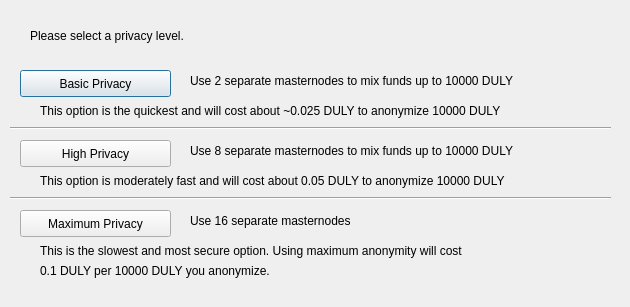
<?xml version="1.0" encoding="UTF-8"?>
<ui version="4.0">
 <class>ObfuscationConfig</class>
 <widget class="QDialog" name="ObfuscationConfig">
  <property name="geometry">
   <rect>
    <x>0</x>
    <y>0</y>
    <width>630</width>
    <height>307</height>
   </rect>
  </property>
  <property name="windowTitle">
   <string>Configure Obfuscation</string>
  </property>
  <widget class="QPushButton" name="buttonBasic">
   <property name="geometry">
    <rect>
     <x>20</x>
     <y>70</y>
     <width>151</width>
     <height>27</height>
    </rect>
   </property>
   <property name="text">
    <string>Basic Privacy</string>
   </property>
  </widget>
  <widget class="QPushButton" name="buttonHigh">
   <property name="geometry">
    <rect>
     <x>20</x>
     <y>140</y>
     <width>151</width>
     <height>27</height>
    </rect>
   </property>
   <property name="text">
    <string>High Privacy</string>
   </property>
  </widget>
  <widget class="QPushButton" name="buttonMax">
   <property name="geometry">
    <rect>
     <x>20</x>
     <y>210</y>
     <width>151</width>
     <height>27</height>
    </rect>
   </property>
   <property name="text">
    <string>Maximum Privacy</string>
   </property>
  </widget>
  <widget class="QLabel" name="label">
   <property name="geometry">
    <rect>
     <x>30</x>
     <y>20</y>
     <width>571</width>
     <height>31</height>
    </rect>
   </property>
   <property name="text">
    <string>Please select a privacy level.</string>
   </property>
  </widget>
  <widget class="QLabel" name="label_2">
   <property name="geometry">
    <rect>
     <x>190</x>
     <y>70</y>
     <width>421</width>
     <height>21</height>
    </rect>
   </property>
   <property name="text">
    <string>Use 2 separate masternodes to mix funds up to 10000 DULY</string>
   </property>
  </widget>
  <widget class="QLabel" name="label_3">
   <property name="geometry">
    <rect>
     <x>190</x>
     <y>140</y>
     <width>411</width>
     <height>21</height>
    </rect>
   </property>
   <property name="text">
    <string>Use 8 separate masternodes to mix funds up to 10000 DULY</string>
   </property>
  </widget>
  <widget class="QLabel" name="label_4">
   <property name="geometry">
    <rect>
     <x>190</x>
     <y>210</y>
     <width>421</width>
     <height>21</height>
    </rect>
   </property>
   <property name="text">
    <string>Use 16 separate masternodes</string>
   </property>
  </widget>
  <widget class="QLabel" name="label_6">
   <property name="geometry">
    <rect>
     <x>40</x>
     <y>100</y>
     <width>561</width>
     <height>21</height>
    </rect>
   </property>
   <property name="text">
    <string>This option is the quickest and will cost about ~0.025 DULY to anonymize 10000 DULY</string>
   </property>
  </widget>
  <widget class="QLabel" name="label_7">
   <property name="geometry">
    <rect>
     <x>40</x>
     <y>170</y>
     <width>561</width>
     <height>21</height>
    </rect>
   </property>
   <property name="text">
    <string>This option is moderately fast and will cost about 0.05 DULY to anonymize 10000 DULY</string>
   </property>
  </widget>
  <widget class="QLabel" name="label_8">
   <property name="geometry">
    <rect>
     <x>40</x>
     <y>240</y>
     <width>561</width>
     <height>21</height>
    </rect>
   </property>
   <property name="text">
    <string>This is the slowest and most secure option. Using maximum anonymity will cost</string>
   </property>
  </widget>
  <widget class="QLabel" name="label_9">
   <property name="geometry">
    <rect>
     <x>40</x>
     <y>260</y>
     <width>561</width>
     <height>21</height>
    </rect>
   </property>
   <property name="text">
    <string>0.1 DULY per 10000 DULY you anonymize.</string>
   </property>
  </widget>
  <widget class="Line" name="line">
   <property name="geometry">
    <rect>
     <x>10</x>
     <y>120</y>
     <width>601</width>
     <height>16</height>
    </rect>
   </property>
   <property name="orientation">
    <enum>Qt::Horizontal</enum>
   </property>
  </widget>
  <widget class="Line" name="line_2">
   <property name="geometry">
    <rect>
     <x>10</x>
     <y>190</y>
     <width>601</width>
     <height>16</height>
    </rect>
   </property>
   <property name="orientation">
    <enum>Qt::Horizontal</enum>
   </property>
  </widget>
 </widget>
 <resources/>
 <connections/>
</ui>
